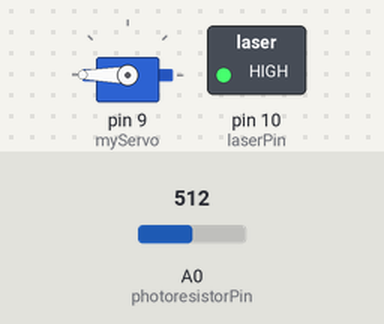
Recording of a sketch running on a simulated Arduino Uno, built with avr-gcc and run on an emulated ATmega328P. On the bench: servo, switched loads named in the sketch (green lamp = pin HIGH). Inputs (shaded band) come from the test bench; at power-on: A0 (photoresistorPin) = 512.

Above: at 1.2 s.
1.3 s: A0 (photoresistorPin) set to 306
At 2.5 s:
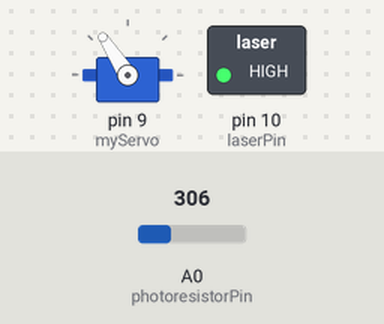
2.8 s: A0 (photoresistorPin) set to 122
At 3.6 s:
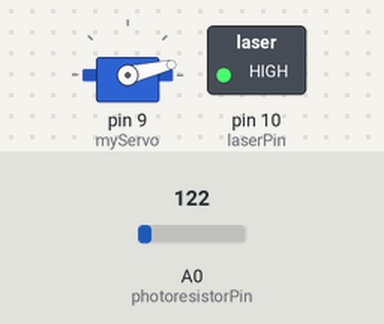
4.3 s: A0 (photoresistorPin) set to 511
At 5.0 s:
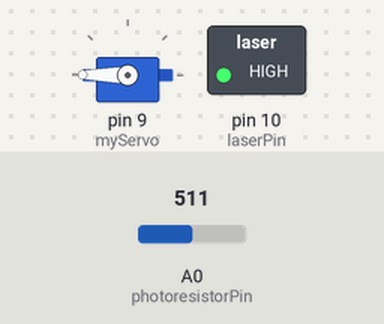
Timing chart, 0 to 7.3 s (numbered marks = the images above; inputs shaded):
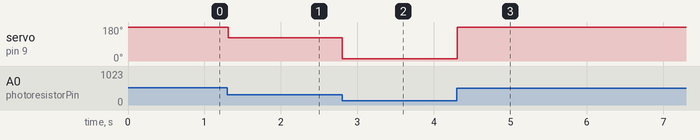

The sketch:

photoResistorServo.ino
```cpp
#include <Servo.h>

Servo myServo;

#define laserPin 10
#define photoresistorPin A0

int lightValue = 0;
int angle = 0;

void setup() {
  myServo.attach(9);
  pinMode(laserPin, OUTPUT);
  pinMode(photoresistorPin, INPUT);
  digitalWrite(laserPin, HIGH);
}

void loop() {
  lightValue = analogRead(photoresistorPin);

  if (lightValue > 1023) {
    lightValue = 1023;
  }
  if (lightValue < 0) {
    lightValue = 0;
  }

  angle = map(lightValue, 100, 400, 0, 180);

  myServo.write(angle);
  delay(15);
}
```

Measured:
- after the input at 1.3 s, servo on pin 9 (myServo): 180° → 123° at once
- after the input at 2.8 s, servo on pin 9 (myServo): 123° → 13° at once
- after the input at 4.3 s, servo on pin 9 (myServo): 13° → 180° at once
